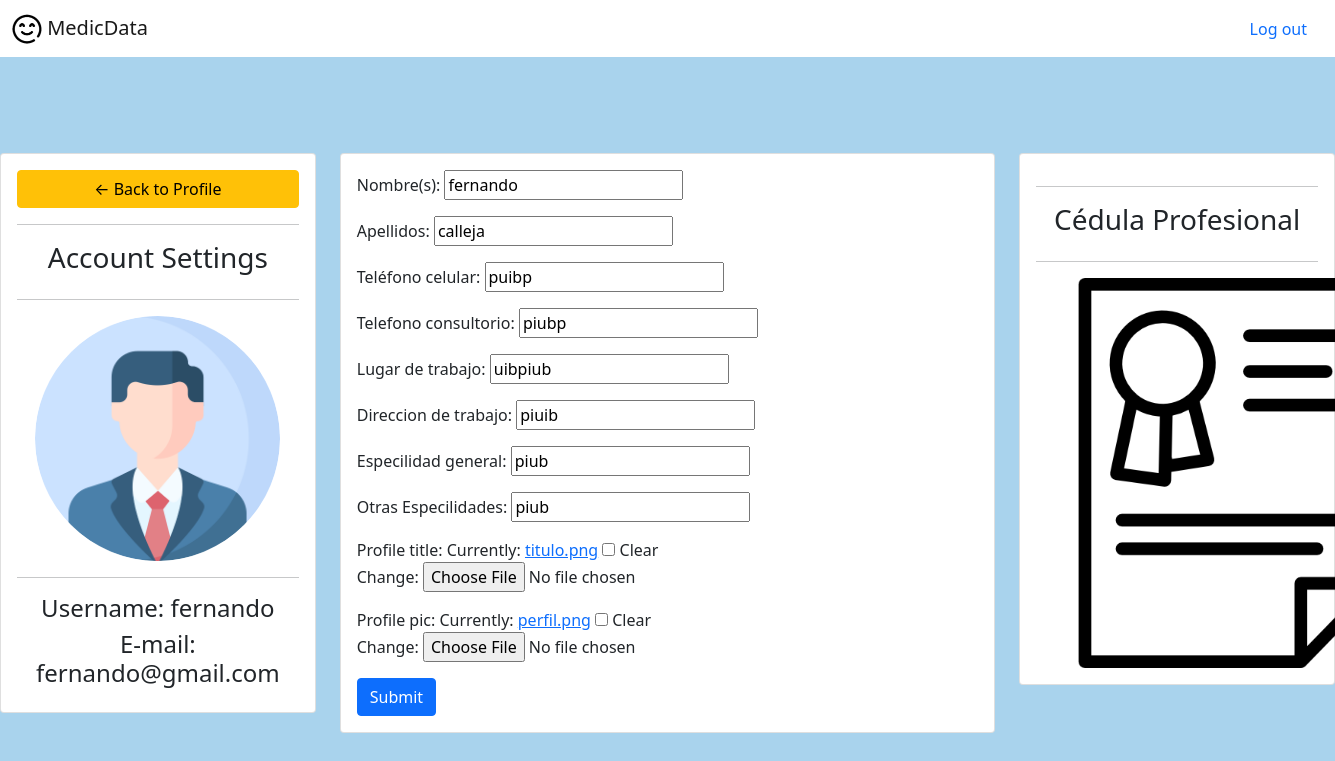
Screenshot of /profile/ (signed in) with the database file from the repository.
### account/models.py (models this page shows, shortened)
class User (AbstractUser):
    is_admin = models.BooleanField(default=False)
    is_patient = models.BooleanField(default=False)
    is_doctor = models.BooleanField(default=False)

class Profile(models.Model):
    user = models.OneToOneField(User, null=True, blank=True, on_delete=models.CASCADE)
    nombre = models.CharField(max_length=255, verbose_name='Nombre(s)')
    apellidos = models.CharField(max_length=255, verbose_name='Apellidos')
    telefonoc = models.CharField(max_length=255, verbose_name='Teléfono celular')
    telconsultorio = models.CharField(max_length=255, verbose_name='Telefono consultorio')
    lugart = models.CharField(max_length=255, verbose_name='Lugar de trabajo')
    direcciont = models.CharField(max_length=255, verbose_name='Direccion de trabajo')
    especialidad = models.CharField(max_length=255, verbose_name='Especilidad general')
    otras = models.CharField(max_length=255, verbose_name='Otras Especilidades')
    profile_title = models.ImageField(default="titulo.png", null=True, blank=True)
    profile_pic = models.ImageField(default="perfil.png", null=True, blank=True)

### account/views.py (the view)
# urls.py: path('profile/', views.accountSettingsMedic, name="profile"),
def accountSettingsMedic(request):
    try:
        profile = request.user.profile
    except Profile.DoesNotExist:
        profile = Profile(user=request.user)
    form = ProfileForm(instance=profile)
    if request.method == 'POST':
        form = ProfileForm(request.POST, request.FILES, instance=profile)
        if form.is_valid():
            form.save()
    return render(request, 'account/account_settings.html', {'form': form})

### account/forms.py
class ProfileForm(ModelForm):
	class Meta:
		model = Profile
		fields = '__all__'
		exclude = ['user']

### MedicDataProject/account/templates/account/account_settings.html (shortened to what this page needs)
{% load static %}
<!DOCTYPE html>
<html lang="en">
<head>
    <link href="https://cdn.jsdelivr.net/npm/bootstrap@5.0.0-alpha1/dist/css/bootstrap.min.css" rel="stylesheet">
    <link href="https://cdn.jsdelivr.net/npm/bootstrap@5.0.0-alpha1/dist/js/bootstrap.bundle.min.js" rel="stylesheet">
    <link href="https://cdnjs.cloudflare.com/ajax/libs/jquery/3.2.1/jquery.min.js" rel="stylesheet">
	{% load static %}
    {% block content %}
</head>
<header>
    <nav class="navbar navbar-light" style="background-color: #ffffff;">
        <div class="container-fluid">
            <a class="navbar-brand" href="#">
              <img src="{% static 'Carita.png' %}" alt="" width="30" height="30" class="d-inline-block align-text-top">
              MedicData
            </a>
            <ul class="nav justify-content-end">
                <li class="nav-item">
                  <a class="nav-link" href="/logout/" tabindex="-1" aria-disabled="true">Log out</a>
                </li>
              </ul>
          </div>
      </nav>
  </header>
<body>
    <br><br><br><br>
    <div class="row">
        <div class="col-md-3">
            <div class="card card-body">
                <a class="btn btn-warning" href="{% url 'doctor' %}"> &#8592; Back to Profile</a>
                <hr>
                <h3 style="text-align: center">Account Settings</h3>
                <hr>
                <img class="profile-pic" src="{{request.user.profile.profile_pic.url}}" >
                <hr>
                <h4 style="text-align: center">Username: {{request.user}}</h4>
                <h4 style="text-align: center">E-mail: {{request.user.email}}</h4>
            </div>
        </div>
        <div class="col-md-6">
            <div class="card card-body">
                <form method="POST" action="" enctype="multipart/form-data">
                    {{form.as_p}}
                <input class="btn btn-primary" type="submit" name="Update Information">
                </form>
            </div>
        </div>
        <div class="col-md-3">
            <div class="card card-body">
                <hr>
                <h3 style="text-align: center">Cédula Profesional</h3>
                <hr>
                <img class="profile-title" src="{{request.user.profile.profile_title.url}}" >
            </div>
        </div>
    </div>
    {% endblock %}
</body>
</html>

### MedicDataProject/account/templates/account/account_settings.html (style rules this page uses)
.profile-pic { max-width: 245px; max-height:245px; margin: 0 auto; border-radius: 50%; }
.profile-title { max-width: 390px; max-height:390px; margin: 0 auto; }
body { background: rgb(169, 211, 237) }

### rows the page displays
User: user.profile.profile_pic (picture), user "fernando", user.email "fernando@gmail.com", user.profile.profile_title (picture)
Profile: nombre "fernando", apellidos "calleja", telefonoc "puibp", telconsultorio "piubp", lugart "uibpiub", direcciont "piuib", especialidad "piub", otras "piub"
